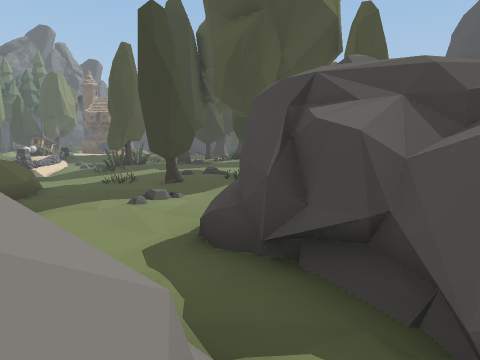
view 1 (above)

24 first-person views from a walk through a Unity game level. The camera is 1.4 m above the floor, tilts 6° down and sees 70° across. The floor is counted in squares, 2 m on a side. Each view is taken from the middle of a square. On the plan, view 1 faces up. The plan holds only what a view shows up to about 11 squares ahead; the rest is blank. The place goes on beyond the plan. Some surface patterns are stand-ins.

view 2
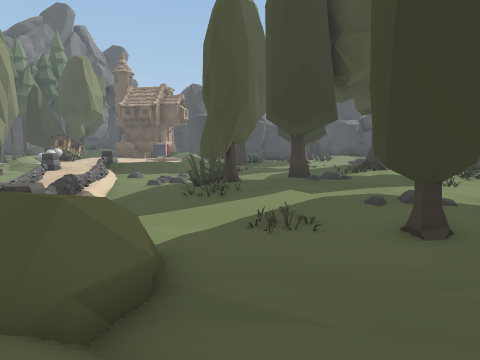

view 3
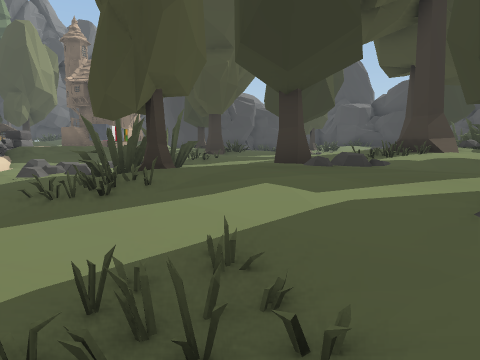

view 4
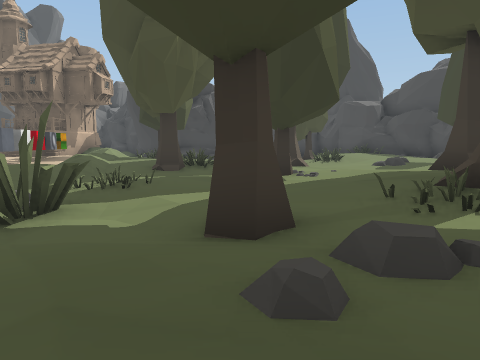

view 5
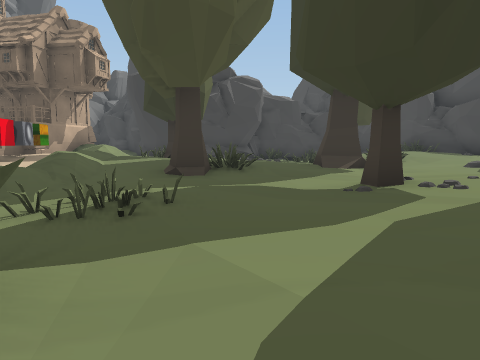

view 6
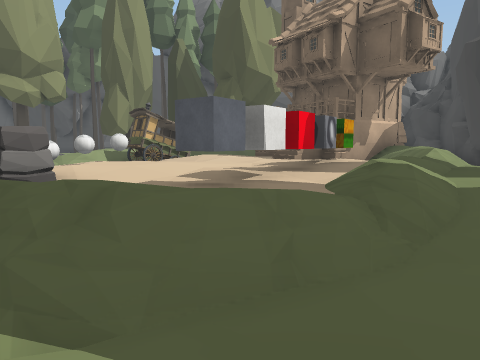

view 7
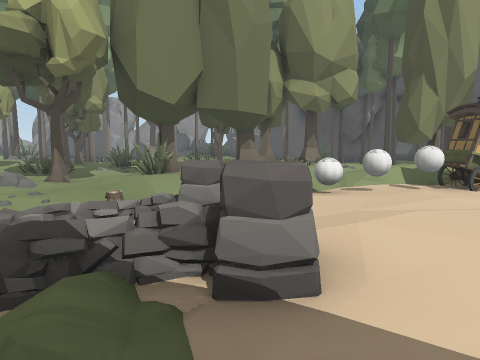

view 8
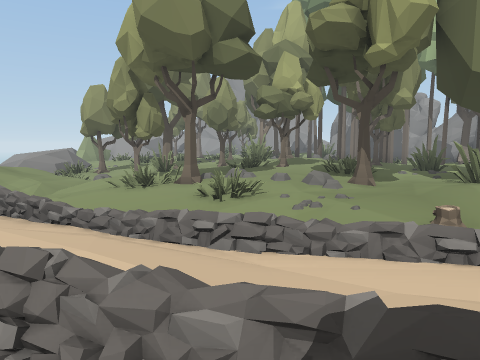

view 9
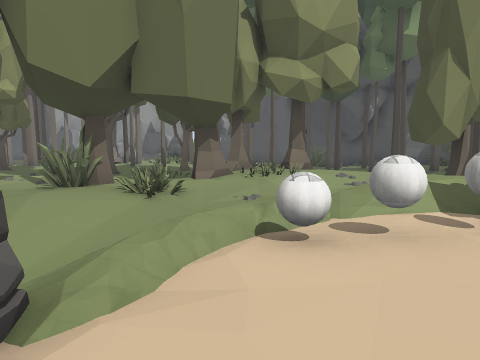

view 10
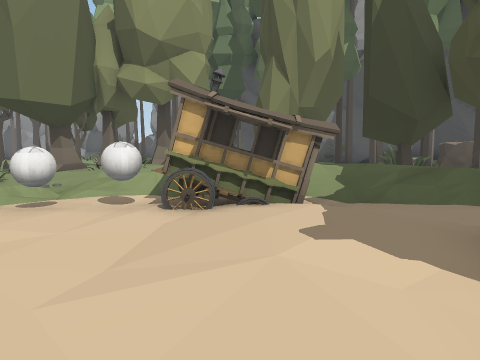

view 11
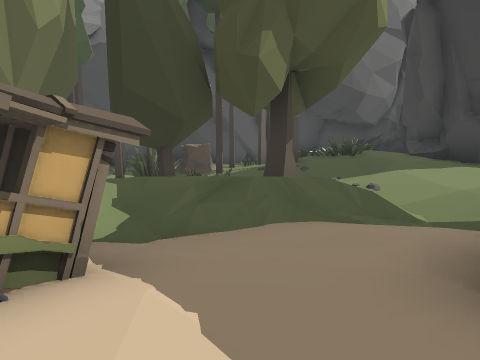

view 12
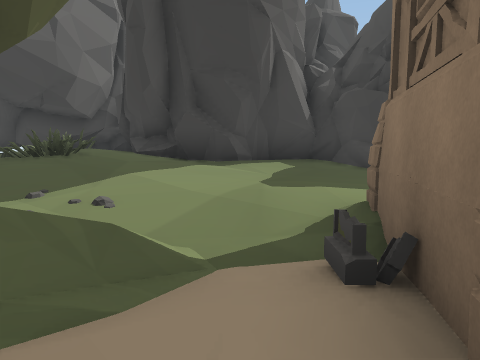

view 13
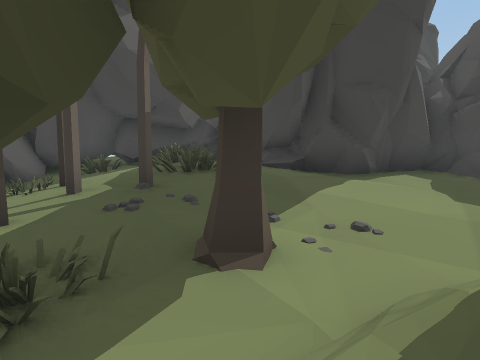

view 14
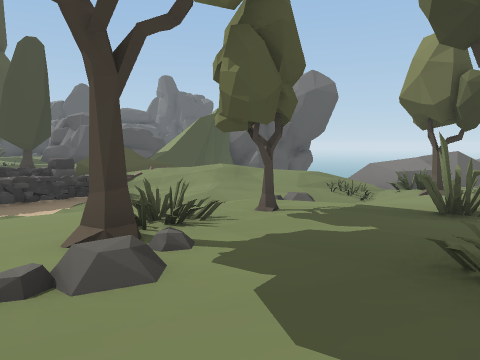

view 15
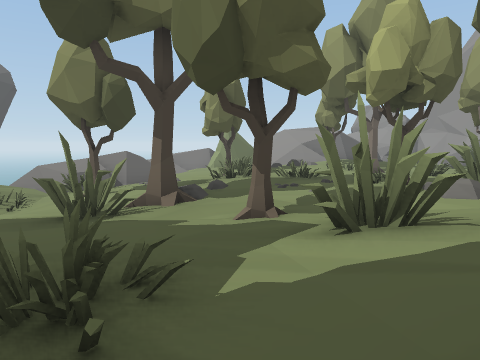

view 16
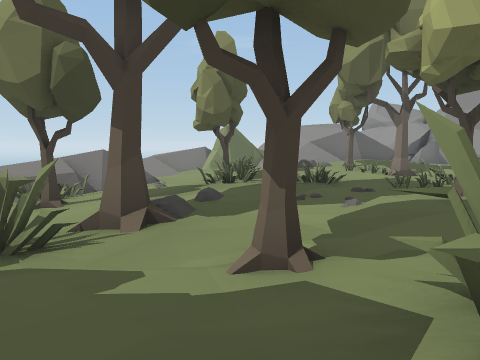

view 17
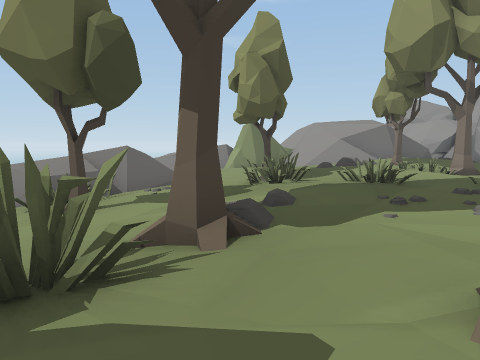

view 18
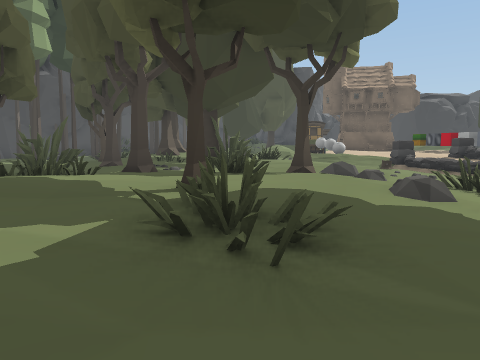

view 19
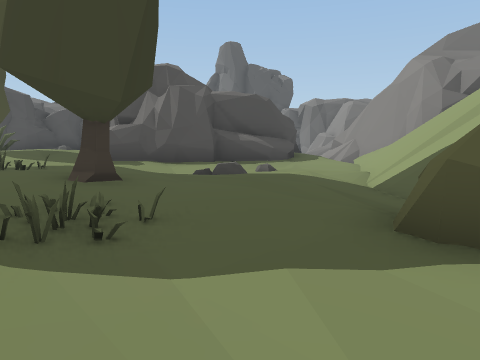

view 20
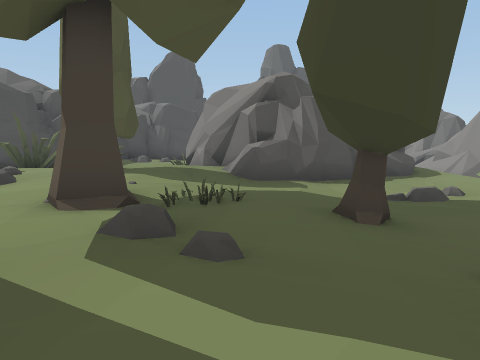

view 21
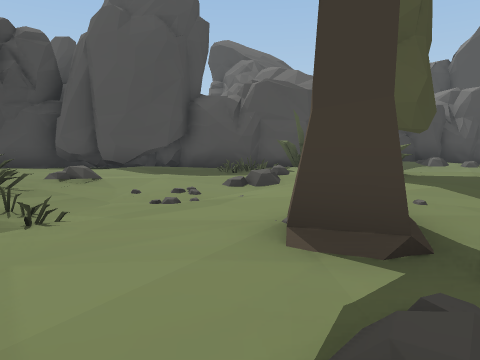

view 22
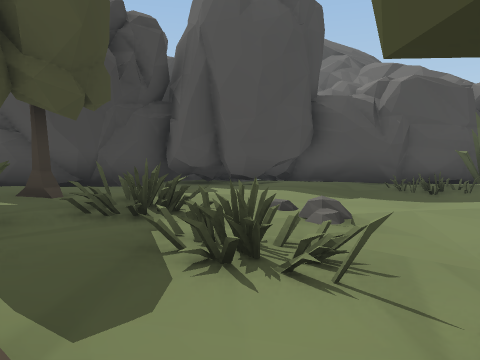

view 23
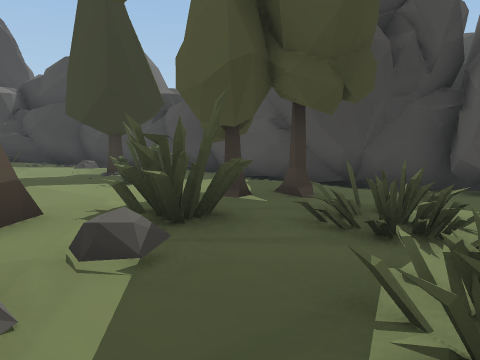

view 24
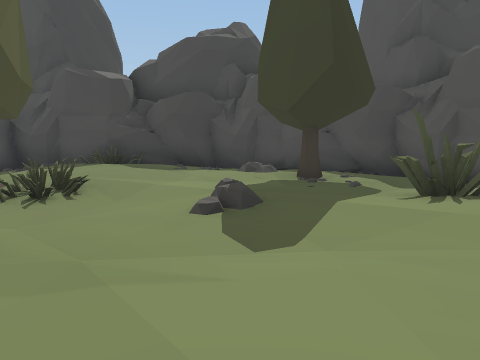

### Floor plan
Key: @ floor where view 1 was taken; # wall or solid block; . main floor; : floor 0.25 m higher than the main floor; - floor 0.25 m lower than the main floor; + floor 0.5 m higher than the main floor; _ floor 0.5 m lower than the main floor; * floor 0.75 m higher than the main floor; < floor 0.75 m lower than the main floor; % floor 1 m higher than the main floor; ( floor 1 m lower than the main floor; & floor 1.25 m higher than the main floor; ! floor 1.25 m lower than the main floor; $ floor 2.25 m higher than the main floor; / step, stairs or slope; = window, fence, low wall or low ledge; ^ raised ledge; v drop or lower ground; T tree; C red cube; W white cube; U cube; H house; S stump; R rock; O other object.
Columns run from 23 left of view 1 to 11 right of it. Each row starts with its distance up from view 1.
 40  #####
 39 ##*%  #
 38 #+O%O&## ####
 37 ##+*%&%###*+#
 36   :+%O%%*+++:
 35   .+R%%*+++:            ###
 34  S.:+#+++++:            #O#
 33  SS#:::::::.            .:##
 32 #.O O.T....  H          .:O##
 31  -O T-.//.O  H/        ..:::###
 30       /%/.HHH/%        T.:::..#
 29       //..$HH://       /O.....##
 28       %OO+:::O:/:T     //......#
 27       *OO::::O++:O ..TT-....T..#
 26   :.  *OO.:::CC+.: ../T-.:.....#
 25  T::./+..:::::W//.TO..---..O..-#
 24   +O.///O.:+:.U./-/---..-...O..#
 23  T::..//...:...//-.--..........#
 22  ..T...-/...^.//_-.--T.::::T...##
 21 T.O..O..-_#.=///_-O--..:TTO./.-_#
 20 ...TO...-_=-=//  O_--..:+OO...-_##
 19 #T.TO..--_=_.=<  OO_-..TT:/O..--##
 18 O......-__ /. <__<__T..:./O...--##
 17 O-..OT.-__ =- (<_O-..:..T///--.-###
 16 ..T/O..-_< /_ =(_#O....-O__-----__#
 15 TO::...-O<((_ =(<_T-...--__-----_##
 14  ::.T.:-_<((= =((<__-----__/--O-_#
 13   :...-O_<((= =(((</____T---.--O_#
 12   ..O--T_<(!( ^/(((O___O--.....OO#
 11  :O.--__T<(!!/# ((<<<T_/--.TOO   #
 10 ..OT-____(///// ^^<<<<__-...
  9 +.--ROO/ <-/:/  ##(<<<<_##./   _-
  8 ..--T/(((_/:    #/(<<<<_#####  -.
  7 T.--_<((O/.=      /(<<<##      -.
  6 O..-__T((_/      ///<(<#
  5 .---_<<O//       ///((<^
  4 .O-O_<(O===       ///<_#
  3 O--T_<=v+.          //_##
  2 T..-_<=            ###/_#
  1   --_<            ## ##/
  0    O_                  @

Where each view was taken, in squares from view 1:
view 1: 0 up, 0 right, facing up
view 2: 6 up, 5 left, facing up
view 3: 11 up, 4 left, facing up
view 4: 15 up, 3 left, facing up
view 5: 18 up, 4 left, facing up
view 6: 21 up, 6 left, facing up-left
view 7: 22 up, 9 left, facing left
view 8: 21 up, 10 left, facing down-left
view 9: 23 up, 12 left, facing left
view 10: 27 up, 11 left, facing left
view 11: 27 up, 13 left, facing up-left
view 12: 29 up, 14 left, facing up
view 13: 29 up, 17 left, facing up
view 14: 15 up, 19 left, facing down-right
view 15: 14 up, 20 left, facing down
view 16: 12 up, 20 left, facing down
view 17: 11 up, 19 left, facing down
view 18: 10 up, 19 left, facing up
view 19: 13 up, 7 left, facing down-right
view 20: 15 up, 4 left, facing down-right
view 21: 14 up, 2 left, facing right
view 22: 18 up, 0 right, facing right
view 23: 18 up, 1 right, facing up-right
view 24: 23 up, 1 left, facing up-right
